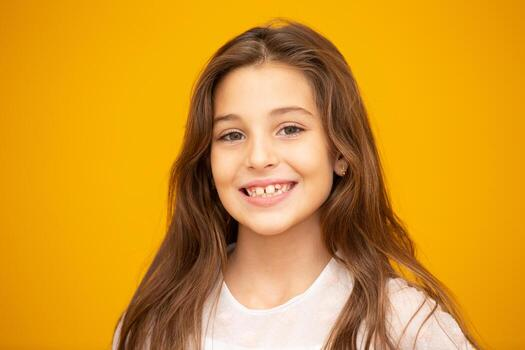
#> input picture Module 08 - Thresholding/Images/Image1.jpg, 525 x 350 px
$ jupyter execute Example.ipynb
#> lines starting #> are read from the running program, lines starting #| are printed output that depends on the picture; after the words box and inside, x2 and y2 are one past the last pixel; in counts of white or black regions, pixels touching at a corner belong together; long printed decimals are rounded
### Simple (Binary) Thresholding

[cell 1]
import cv2
import matplotlib.pyplot as plt

# Read image in grayscale
image = cv2.imread("Images/Image1.jpg", cv2.IMREAD_GRAYSCALE)
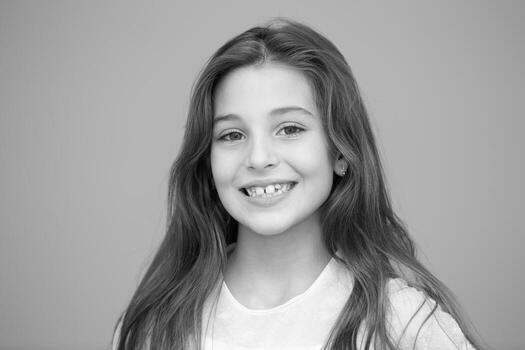
#> image: shape (350, 525); min 0, max 255, mean 156.6
if image is None:
    print("Error: Could not load image.")
    exit()

# Binary Threshold
_, binary = cv2.threshold(image, 127, 255, cv2.THRESH_BINARY)
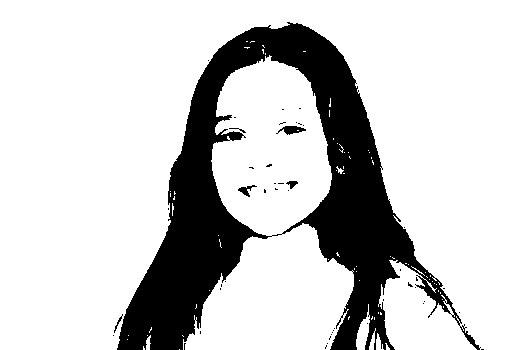
#> binary: shape (350, 525); 80% white; 47 black regions (41 under 20 px), largest, box (x1, y1, x2, y2) and area: (117, 22, 481, 350) 36298, (276, 126, 306, 135) 146, (238, 185, 257, 197) 86, (286, 181, 298, 189) 52, (114, 314, 123, 333) 33, (229, 128, 246, 133) 23

# Display
plt.figure(figsize=(10,5))

plt.subplot(1,2,1)
plt.imshow(image, cmap='gray')
plt.title("Original")
plt.axis("off")

plt.subplot(1,2,2)
plt.imshow(binary, cmap='gray')
plt.title("Binary Threshold")
plt.axis("off")

plt.show()
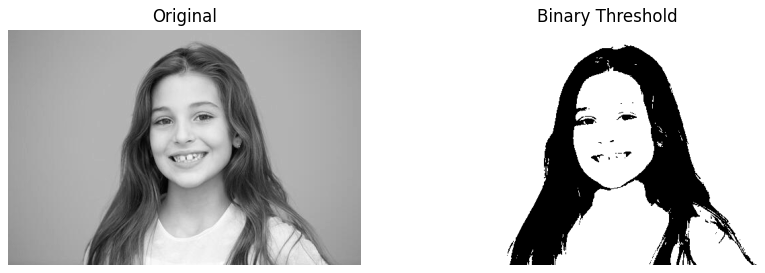
#> figure drawn by matplotlib, 2 panels

### Adaptive Thresholding

[cell 2]
import cv2
import matplotlib.pyplot as plt

image = cv2.imread("Images/Image1.jpg", cv2.IMREAD_GRAYSCALE)

adaptive = cv2.adaptiveThreshold(
    image,
    255,                                   # Maximum value to use with the THRESH_BINARY and THRESH_BINARY_INV thresholding types.
    cv2.ADAPTIVE_THRESH_GAUSSIAN_C,        # The adaptive method to use. In this case, it uses a Gaussian-weighted sum of the neighborhood values minus the constant C.
    cv2.THRESH_BINARY,                     # The type of thresholding to apply. In this case, it uses binary thresholding.
    11,                                    # The size of the neighborhood area used to calculate the threshold value for each pixel. It must be an odd number (e.g., 3, 5, 7, ...).
    2                                      # The constant subtracted from the mean or weighted mean calculated for the neighborhood. This value helps to fine-tune the thresholding result.
)
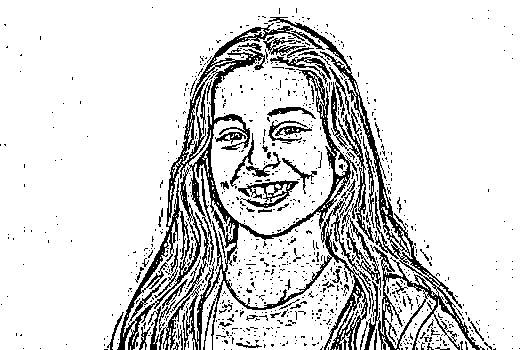
#> adaptive: shape (350, 525); 85.4% white; black in thin lines or dots

plt.figure(figsize=(10,5))

plt.subplot(1,2,1)
plt.imshow(image, cmap='gray')
plt.title("Original")
plt.axis("off")

plt.subplot(1,2,2)
plt.imshow(adaptive, cmap='gray')
plt.title("Adaptive Threshold")
plt.axis("off")

plt.show()

### Multilevel Thresholding

[cell 3]
import cv2
import numpy as np
import matplotlib.pyplot as plt

image = cv2.imread("Images/Image1.jpg", cv2.IMREAD_GRAYSCALE)

result = np.zeros_like(image)

# Three intensity levels
result[image < 85] = 0
result[(image >= 85) & (image < 170)] = 150
result[image >= 170] = 255

plt.figure(figsize=(10,5))

plt.subplot(1,2,1)
plt.imshow(image, cmap="gray")
plt.title("Original")
plt.axis("off")

plt.subplot(1,2,2)
plt.imshow(result, cmap="gray")
plt.title("Multilevel Threshold")
plt.axis("off")

plt.show()
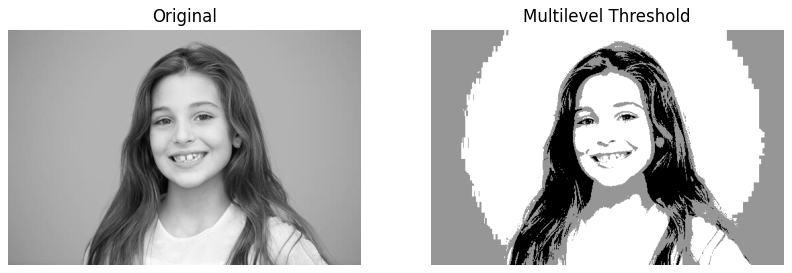
#> figure drawn by matplotlib, 2 panels

### Color Thresholding (HSV)

[cell 4]
import cv2
import numpy as np
import matplotlib.pyplot as plt

image = cv2.imread("Images/Image1.jpg")
#> image is the input picture: shape (350, 525, 3); mean B, G, R 39.3, 150.8, 212.9

hsv = cv2.cvtColor(image, cv2.COLOR_BGR2HSV)
#> hsv: shape (350, 525, 3); mean H, S, V 17.4, 205.3, 212.9

# Detect Blue Color
lower_blue = np.array([100,150,50])
upper_blue = np.array([140,255,255])

mask = cv2.inRange(hsv, lower_blue, upper_blue)
#> mask: shape (350, 525); every value is 0

result = cv2.bitwise_and(image, image, mask=mask)
#> result: shape (350, 525, 3); every value is 0

plt.figure(figsize=(15,5))

plt.subplot(1,3,1)
plt.imshow(cv2.cvtColor(image, cv2.COLOR_BGR2RGB))
plt.title("Original")
plt.axis("off")

plt.subplot(1,3,2)
plt.imshow(mask, cmap="gray")
plt.title("Mask")
plt.axis("off")

plt.subplot(1,3,3)
plt.imshow(cv2.cvtColor(result, cv2.COLOR_BGR2RGB))
plt.title("Detected Blue")
plt.axis("off")

plt.show()
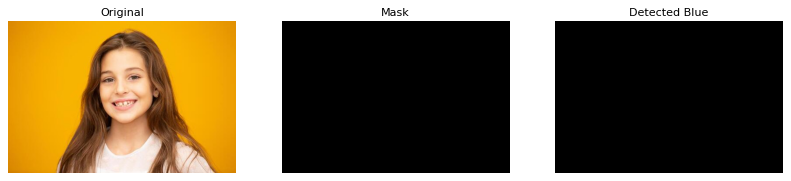
#> figure drawn by matplotlib, 3 panels

### Local Thresholding (Sliding Window Example)

[cell 5]
import cv2
import numpy as np
import matplotlib.pyplot as plt

image = cv2.imread("Images/Image1.jpg", cv2.IMREAD_GRAYSCALE)

window = 25
result = np.zeros_like(image)

for y in range(0, image.shape[0], window):
    for x in range(0, image.shape[1], window):

        block = image[y:y+window, x:x+window]

        threshold = np.mean(block)

        result[y:y+window, x:x+window] = np.where(
            block > threshold,
            255,
            0
        )
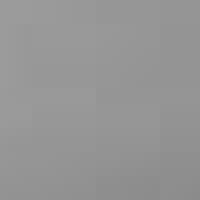
#> block: shape (25, 25) (shown 8 times larger); min 139, max 155, mean 149.1
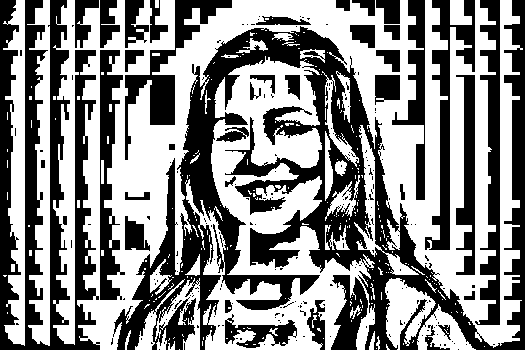
#> result: shape (350, 525); 53.4% white; 219 black regions (180 under 20 px), largest, box (x1, y1, x2, y2) and area: (113, 0, 525, 350) 39176, (0, 0, 100, 350) 16439, (475, 0, 500, 325) 4010

plt.figure(figsize=(10,5))

plt.subplot(1,2,1)
plt.imshow(image, cmap='gray')
plt.title("Original")
plt.axis("off")

plt.subplot(1,2,2)
plt.imshow(result, cmap='gray')
plt.title("Local Threshold")
plt.axis("off")

plt.show()

### Global Thresholding

[cell 6]
import cv2
import matplotlib.pyplot as plt

image = cv2.imread("Images/Image1.jpg", cv2.IMREAD_GRAYSCALE)

threshold_value = 150

_, global_thresh = cv2.threshold(
    image,
    threshold_value,
    255,
    cv2.THRESH_BINARY
)
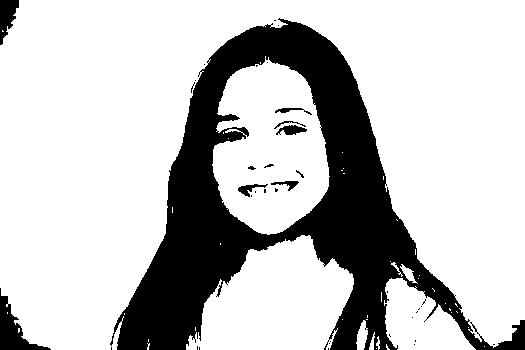
#> global_thresh: shape (350, 525); 76.2% white; 38 black regions (29 under 20 px), largest, box (x1, y1, x2, y2) and area: (110, 18, 525, 350) 41531, (0, 288, 51, 350) 1049, (0, 0, 19, 45) 515

plt.figure(figsize=(10,5))

plt.subplot(1,2,1)
plt.imshow(image, cmap='gray')
plt.title("Original")
plt.axis("off")

plt.subplot(1,2,2)
plt.imshow(global_thresh, cmap='gray')
plt.title("Global Threshold")
plt.axis("off")

plt.show()

### Iterative Thresholding

[cell 7]
import cv2
import numpy as np
import matplotlib.pyplot as plt

image = cv2.imread("Images/Image1.jpg", cv2.IMREAD_GRAYSCALE)

# Initial threshold
T = 127

while True:

    group1 = image[image > T]
    group2 = image[image <= T]

    if len(group1) == 0 or len(group2) == 0:
        break

    m1 = np.mean(group1)
    m2 = np.mean(group2)

    new_T = (m1 + m2) / 2

    if abs(T - new_T) < 1:
        break

    T = new_T
#> this loop made 2 passes
#> (m1, m2, new_T, T) on pass 1: (177.2, 74.34, 125.8, 125.8)
#> (m1, m2, new_T) on pass 2: (177.1, 73.77, 125.4)

_, result = cv2.threshold(image, T, 255, cv2.THRESH_BINARY)
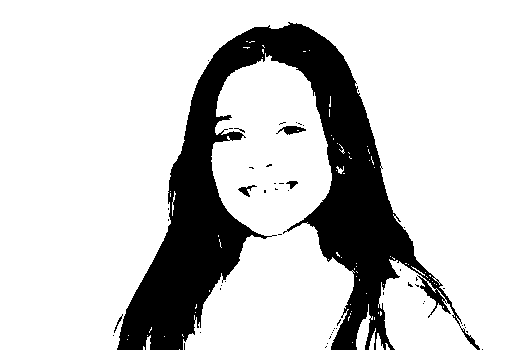
#> result: shape (350, 525); 80.2% white; 52 black regions (47 under 20 px), largest, box (x1, y1, x2, y2) and area: (117, 22, 480, 350) 35904, (276, 126, 306, 135) 145, (238, 185, 257, 197) 84, (286, 181, 298, 189) 51, (114, 314, 123, 333) 32

print("Final Threshold =", T)
#| Final Threshold = 125.768

plt.figure(figsize=(10,5))

plt.subplot(1,2,1)
plt.imshow(image, cmap='gray')
plt.title("Original")
plt.axis("off")

plt.subplot(1,2,2)
plt.imshow(result, cmap='gray')
plt.title("Iterative Threshold")
plt.axis("off")

plt.show()
